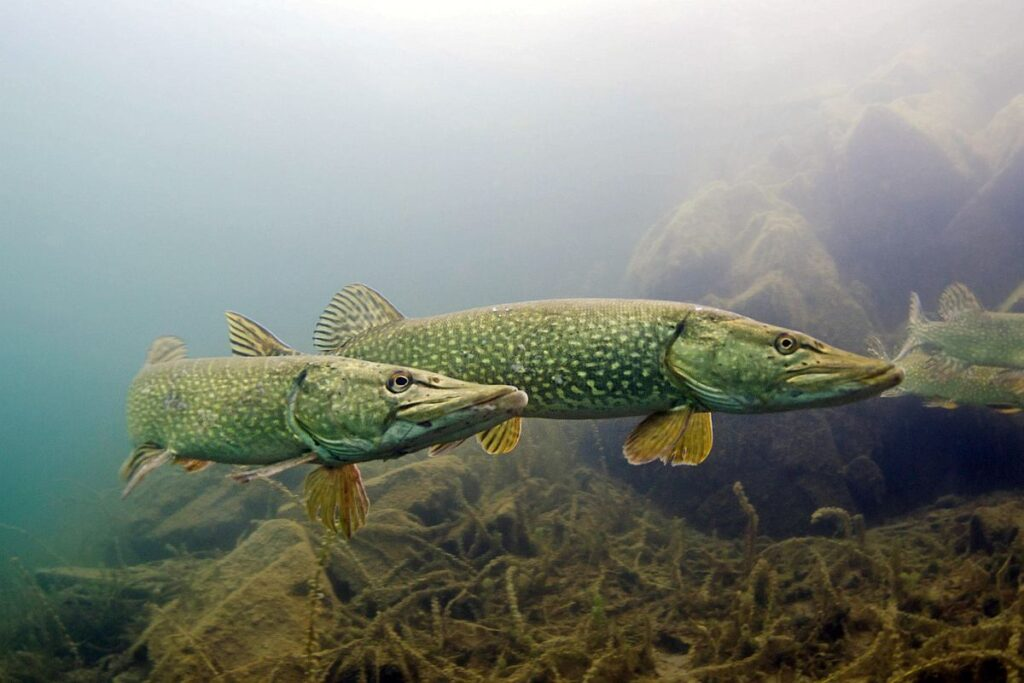
#> input picture Lab 3/szczupak.jpg, 1024 x 683 px
$ jupyter execute blur_sharpen_edges.ipynb   (shell and % lines are left out)
#> lines starting #> are read from the running program, lines starting #| are printed output that depends on the picture
### Lab 3/src/conv.py
import numpy as np
from scipy.signal import convolve2d
from numpy.typing import NDArray

def apply_convolution(image: NDArray, kernel: NDArray) -> NDArray:
    if image.ndim == 2:
        return convolve2d(image, kernel, mode='same')

    elif image.ndim == 3 and image.shape[2] == 3:
        edited_image = np.zeros_like(image, dtype=np.float32)
        for channel in range(3):
            edited_image[:, :, channel] = convolve2d(image[:, :, channel], kernel, mode='same')
        return edited_image

    else:
        raise ValueError("Input image must be a 2D grayscale image or a 3D RGB image with shape (height, width, 3).")

def convolution_for_edge_finders(image: NDArray, kernels: tuple) -> NDArray:
    plane_x, plane_y = kernels

    if image.ndim == 2:
        edges_x = convolve2d(image, plane_x, mode='same')
        edges_y = convolve2d(image, plane_y, mode='same')
        edges = np.sqrt(edges_x ** 2 + edges_y ** 2)
        return edges

    elif image.ndim == 3 and image.shape[2] == 3:
        edges = np.zeros_like(image, dtype=np.float32)
        for channel in range(3):
            edges_x = convolve2d(image[:, :, channel], plane_x, mode='same')
            edges_y = convolve2d(image[:, :, channel], plane_y, mode='same')
            edges[:, :, channel] = np.sqrt(edges_x ** 2 + edges_y ** 2)
        return edges

    else:
        raise ValueError("Input image must be a 2D grayscale image or a 3D RGB image with shape (height, width, 3).")

### Lab 3/src/filters.py
import numpy as np
from numpy.typing import NDArray

def blur_kernel(size: int ) -> NDArray:

    return np.ones((size, size), dtype=np.float32) / (size ** 2)

def gauss_blur_kernel() -> NDArray:

    return np.array([
        [1, 2, 1],
        [2, 4, 2],
        [1, 2, 1]
    ], dtype=np.float32) / 16.0

def sharpen_kernel() -> NDArray:

    return np.array([
        [0, -1, 0],
        [-1, 5, -1],
        [0, -1, 0]
    ], dtype=np.float32)

def laplace_kernel() -> NDArray:

    return np.array([
        [0, 1, 0],
        [1, -4, 1],
        [0, 1, 0]
    ], dtype=np.float32)

def sobel_kernel() -> NDArray:
    sobel_x = np.array([
        [-1, 0, 1],
        [-2, 0, 2],
        [-1, 0, 1]
    ], dtype=np.float32)

    sobel_y = np.array([
        [-1, -2, -1],
        [ 0,  0,  0],
        [ 1,  2,  1]
    ], dtype=np.float32)

    return sobel_x, sobel_y

def scharr_kernel() -> NDArray:
    scharr_x = np.array([
        [3, 0, -3],
        [10, 0, -10],
        [3, 0, -3]
    ], dtype=np.float32)

    scharr_y = np.array([
        [ 3, 10, 3],
        [ 0,  0,  0],
        [ -3, -10, -3]
    ], dtype=np.float32)

    return scharr_x, scharr_y

def prewitt_kernel() -> NDArray:
    prewitt_x = np.array([
        [-1, 0, 1],
        [-1, 0, 1],
        [-1, 0, 1]
    ], dtype=np.float32)

    prewitt_y = np.array([
        [ -1, -1, -1],
        [ 0,  0,  0],
        [ 1, 1, 1]
    ], dtype=np.float32)

    return prewitt_x, prewitt_y

bayer_filters = {
    "red": np.array([[0.25, 0.5, 0.25],
                     [0.5, 1.0, 0.5],
                     [0.25, 0.5, 0.25]], dtype=np.float32),
    "green": np.array([[0, 0.25, 0],
                       [0.25, 1.0, 0.25],
                       [0, 0.25, 0]], dtype=np.float32),
    "blue": np.array([[0.25, 0.5, 0.25],
                      [0.5, 1.0, 0.5],
                      [0.25, 0.5, 0.25]], dtype=np.float32)
}

### Lab 3/blur_sharpen_edges.ipynb
[cell 1]
import sys

sys.path.append(".../src")
sys.path.append(".../Bayer")
sys.path.append(".../Fuji")

[cell 2]
from skimage import io
import numpy as np
from skimage import transform
from src.conv import apply_convolution, convolution_for_edge_finders
from src.filters import blur_kernel, sharpen_kernel, laplace_kernel, gauss_blur_kernel
from src.filters import sobel_kernel, scharr_kernel, prewitt_kernel

[cell 3]
image = io.imread("szczupak.jpg")
#> image is the input picture: shape (683, 1024, 3); mean R, G, B 129.2, 134.3, 124.8
image=transform.resize(image,output_shape=(600,1000,3))
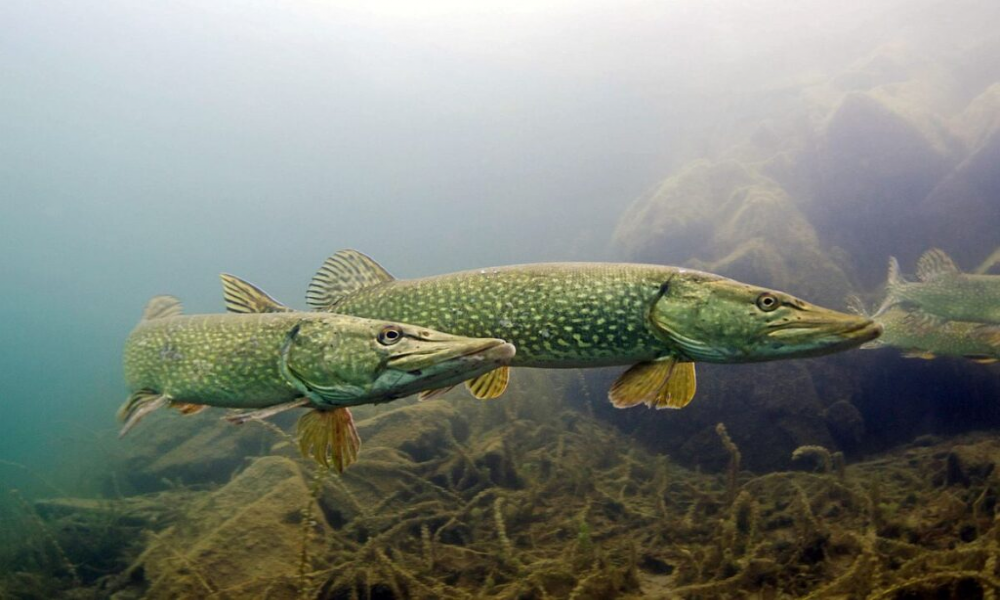
#> image: shape (600, 1000, 3) float64; mean R, G, B 0.507, 0.527, 0.49
image.shape
#> Out = (600, 1000, 3)

[cell 4]
io.imshow(image)

[cell 5]
blure_filter=blur_kernel(size=6)
blur_image = apply_convolution(image, blure_filter)
io.imshow(blur_image)

[cell 6]
sharpen_filter=sharpen_kernel()
sharpen_image = apply_convolution(image, sharpen_filter)
#> after the loop in apply_convolution (call 2), `for channel in range(3):`:
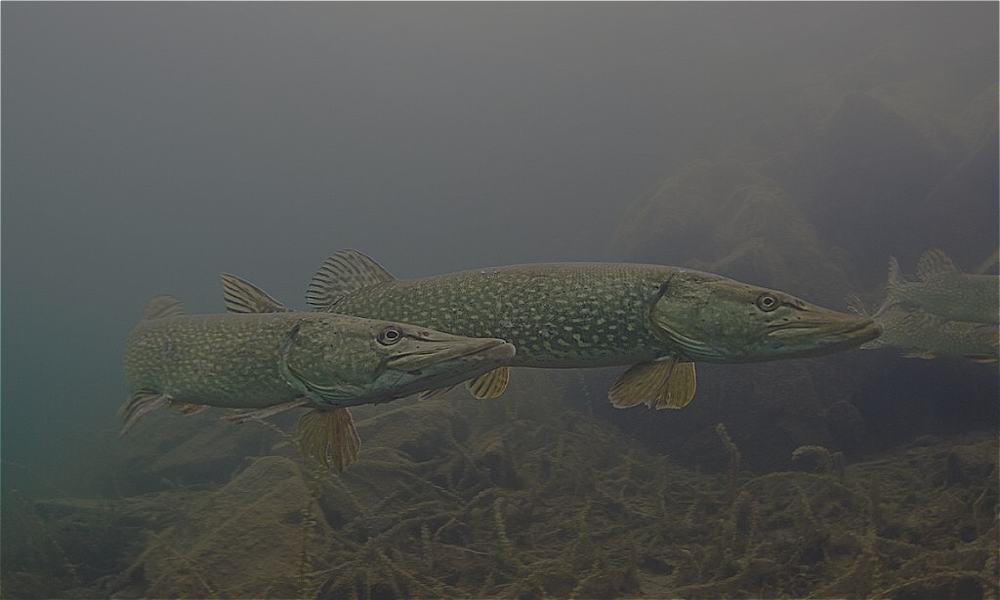
#> edited_image: shape (600, 1000, 3) float32; mean R, G, B 0.509, 0.53, 0.492; drawn with min black and max white
io.imshow(sharpen_image)

[cell 7]
image=transform.resize(image,output_shape=(150,250,3))
#> image: shape (150, 250, 3) float64
gauss_blur_filter=gauss_blur_kernel()
Gauss_blured_image=apply_convolution(image, gauss_blur_filter)
io.imshow(Gauss_blured_image)

[cell 8]
image=transform.resize(image,output_shape=(150,250,3))
edge_filter=laplace_kernel()
edges=apply_convolution(image, edge_filter)
#> after the loop in apply_convolution (call 4), `for channel in range(3):`:
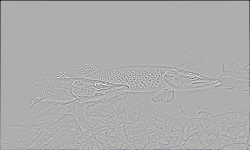
#> edited_image: shape (150, 250, 3) float32; mean R, G, B -0.0112, -0.0114, -0.0106; drawn with min black and max white
io.imshow(edges)

[cell 9]
sobel_x, sobel_y = sobel_kernel()
sobel_edges_x = apply_convolution(image, sobel_x)
#> after the loop in apply_convolution (call 5), `for channel in range(3):`:
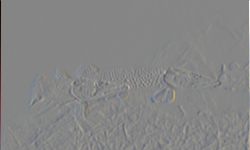
#> edited_image: shape (150, 250, 3) float32; mean R, G, B 0.000715, 0.00307, 0.00329; drawn with min black and max white
sobel_edges_y = apply_convolution(image, sobel_y)
#> after the loop in apply_convolution (call 6), `for channel in range(3):`:
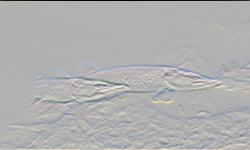
#> edited_image: shape (150, 250, 3) float32; mean R, G, B 0.0192, 0.0202, 0.0229; drawn with min black and max white

#sobel_edges_img = np.sqrt(sobel_edges_x ** 2) For a fast comparison purposes
#sobel_edges_img = np.sqrt(sobel_edges_y ** 2)

sobel_edges_img = np.sqrt(sobel_edges_x ** 2 + sobel_edges_y ** 2)
io.imshow(sobel_edges_img)
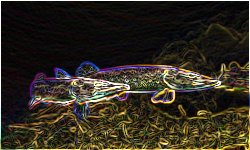
#> shown: shape (150, 250, 3) float32; mean R, G, B 0.198, 0.174, 0.129

[cell 10]
image=transform.resize(image,output_shape=(600,1000,3))
#> image: shape (600, 1000, 3) float64

sobel_edges_img = convolution_for_edge_finders(image, (sobel_x, sobel_y))
#> in convolution_for_edge_finders, `plane_x, plane_y = kernels`: plane_x = [[-1, 0, 1], [-2, 0, 2], [-1, 0, 1]]; plane_y = [[-1, -2, -1], [0, 0, 0], [1, 2, 1]]
#> after the loop in convolution_for_edge_finders, `for channel in range(3):`:
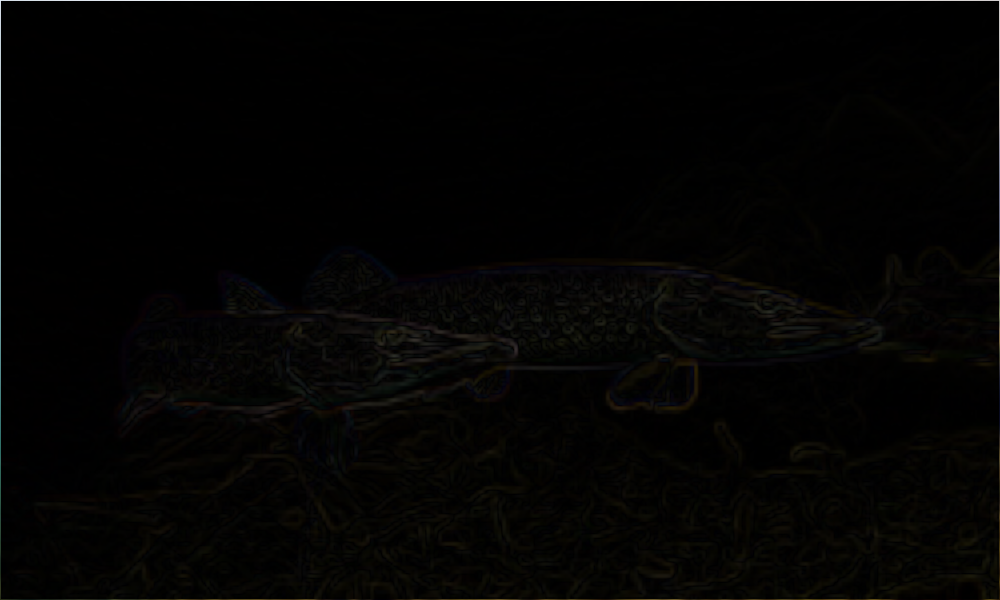
#> edges: shape (600, 1000, 3) float32; mean R, G, B 0.0674, 0.0614, 0.0482; drawn with min black and max white
io.imshow(sobel_edges_img)
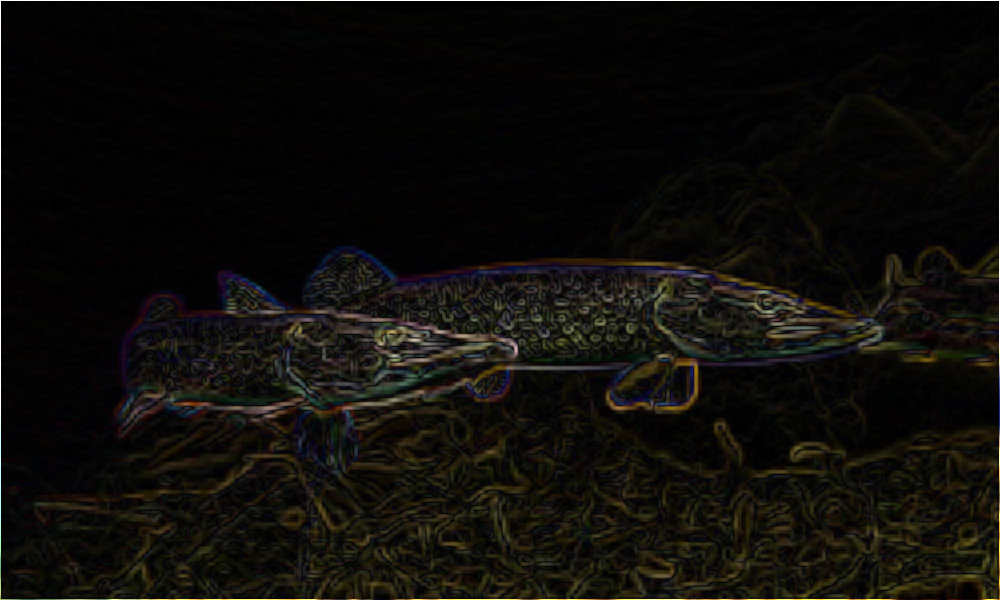
#> shown: shape (600, 1000, 3) float32; mean R, G, B 0.0609, 0.0546, 0.0416

[cell 11]
scharr_x , scharr_y = scharr_kernel()
scharr_edges_img = convolution_for_edge_finders(image, (scharr_x, scharr_y ))
#> in convolution_for_edge_finders (call 2), `plane_x, plane_y = kernels`: plane_x = [[3, 0, -3], [10, 0, -10], [3, 0, -3]]; plane_y = [[3, 10, 3], [0, 0, 0], [-3, -10, -3]]
#> the loop in convolution_for_edge_finders (call 2), `for channel in range(3):` made 3 passes
#> pass 1, in convolution_for_edge_finders (call 2), `edges_y = convolve2d(image[:, :, channel], plane_y, mode='same')`:
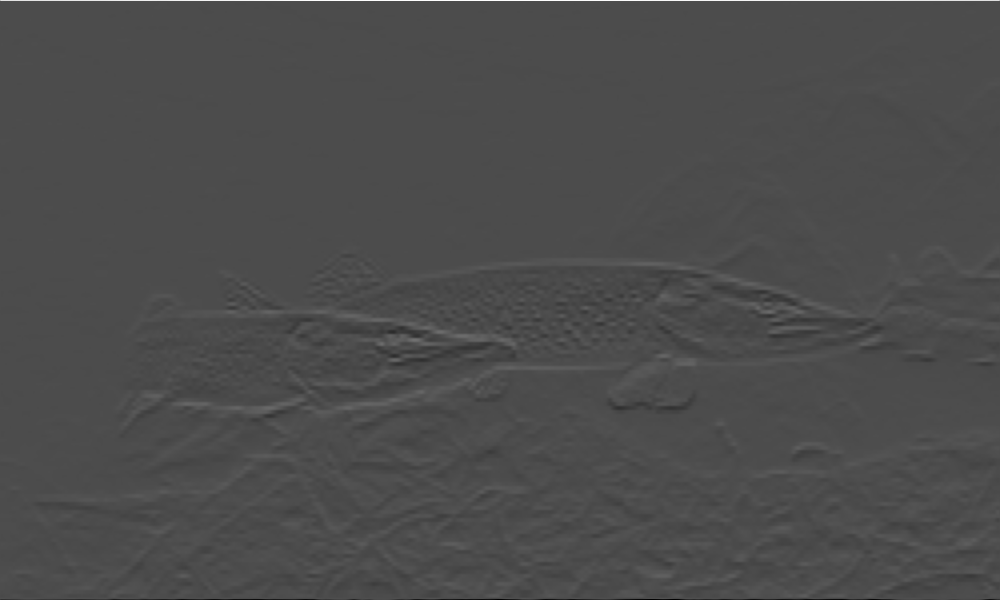
#> edges_y: shape (600, 1000) float64; min -6.91, max 16, mean -0.0192; drawn with min black and max white
io.imshow(scharr_edges_img)
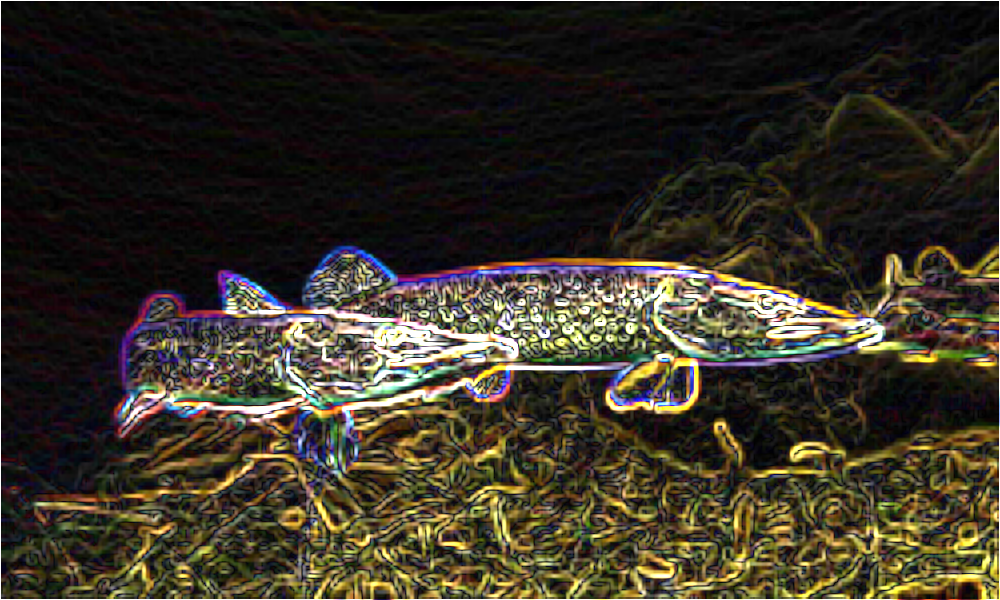
#> shown: shape (600, 1000, 3) float32; mean R, G, B 0.222, 0.199, 0.153

[cell 12]
prewitt_x , prewitt_y = prewitt_kernel()
prewitt_edges_img = convolution_for_edge_finders(image, (prewitt_x, prewitt_y ))
io.imshow(prewitt_edges_img)
